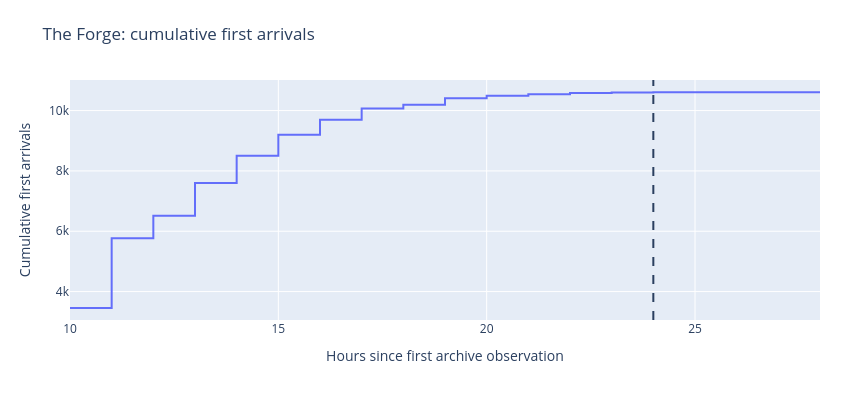

Notebook source saved alongside this figure:
### Markdown cell above
## 3. When did The Forge stop receiving records?

Track first arrivals separately from revisions. A quiet period measures time after the last addition/reappearance or market-value revision through the latest comparable poll. Coverage gaps and metadata/removal events are reported separately; quietness does not prove that the archive is final.

### Code cell
forge_events = events.filter(pl.col("region_id") == FORGE_REGION_ID)
forge_cohorts = cohorts.filter(pl.col("region_id") == FORGE_REGION_ID)
forge_effects = observed_effects.filter(pl.col("region_id") == FORGE_REGION_ID)
forge_latest = latest_values.filter(pl.col("region_id") == FORGE_REGION_ID)

forge_arrivals = (
    forge_events.filter(pl.col("first_observed"))
    .group_by("observed_at", "elapsed_hours")
    .len()
    .sort("elapsed_hours")
    .with_columns(pl.col("len").cum_sum().alias("cumulative_first_arrivals"))
)
if not forge_arrivals.is_empty():
    forge_arrival_chart = px.line(
        forge_arrivals,
        x="elapsed_hours",
        y="cumulative_first_arrivals",
        hover_data=["observed_at"],
        line_shape="hv",
        title="The Forge: cumulative first arrivals",
    )
    format_chart(forge_arrival_chart)
    forge_arrival_chart.update_xaxes(title_text="Hours since first archive observation")
    forge_arrival_chart.update_yaxes(title_text="Cumulative first arrivals")
    forge_arrival_chart.add_vline(x=LATE_CUTOFF_HOURS, line_dash="dash")
    forge_arrival_chart.show()
else:
    print("No Forge arrivals in the saved evidence.")

### Figure 1 — Plotly figure (JSON) as saved in the notebook; plotly's stock layout.template omitted (floating-point values rounded to 4 significant figures)
{"data": [{"customdata": [["2026-10-12T12:11:03.361029Z"], ["2026-10-12T13:11:03.361111Z"], ["2026-10-12T14:11:03.361197Z"], ["2026-10-12T15:11:03.361285Z"], ["2026-10-12T16:11:03.361368Z"], ["2026-10-12T17:11:03.361460Z"], ["2026-10-12T18:11:03.361544Z"], ["2026-10-12T19:11:03.361634Z"], ["2026-10-12T20:11:03.361723Z"], ["2026-10-12T21:11:03.361809Z"], ["2026-10-12T22:11:03.361897Z"], ["2026-10-12T23:11:03.361982Z"], ["2026-10-13T00:11:03.362065Z"], ["2026-10-13T01:11:03.362728Z"], ["2026-10-13T02:11:03.362869Z"], ["2026-10-13T03:11:03.362948Z"], ["2026-10-13T04:11:03.363033Z"], ["2026-10-13T06:11:03.363207Z"]], "hovertemplate": "elapsed_hours=%{x}<br>cumulative_first_arrivals=%{y}<br>observed_at=%{customdata[0]}<extra></extra>", "legendgroup": "", "line": {"color": "#636efa", "dash": "solid", "shape": "hv"}, "marker": {"symbol": "circle"}, "mode": "lines", "name": "", "orientation": "v", "showlegend": false, "type": "scatter", "x": [10.0, 11.0, 12.0, 13.0, 14.0, 15.0, 16.0, 17.0, 18.0, 19.0, 20.0, 21.0, 22.0, 23.0, 24.0, 25.0, 26.0, 28.0], "xaxis": "x", "y": [3456, 5770, 6512, 7598, 8505, 9196, 9696, 10065, 10192, 10406, 10490, 10539, 10581, 10597, 10606, 10610, 10611, 10616], "yaxis": "y"}], "layout": {"autosize": false, "height": 420, "legend": {"orientation": "h", "tracegroupgap": 0, "x": 0, "y": -0.25, "yanchor": "top"}, "margin": {"b": 100, "l": 70, "r": 30, "t": 80}, "shapes": [{"line": {"dash": "dash"}, "type": "line", "x0": 24, "x1": 24, "xref": "x", "y0": 0, "y1": 1, "yref": "y domain"}], "title": {"text": "The Forge: cumulative first arrivals"}, "width": 850, "xaxis": {"anchor": "y", "automargin": true, "domain": [0, 1], "nticks": 8, "title": {"text": "Hours since first archive observation"}}, "yaxis": {"anchor": "x", "automargin": true, "domain": [0, 1], "title": {"text": "Cumulative first arrivals"}}}}
